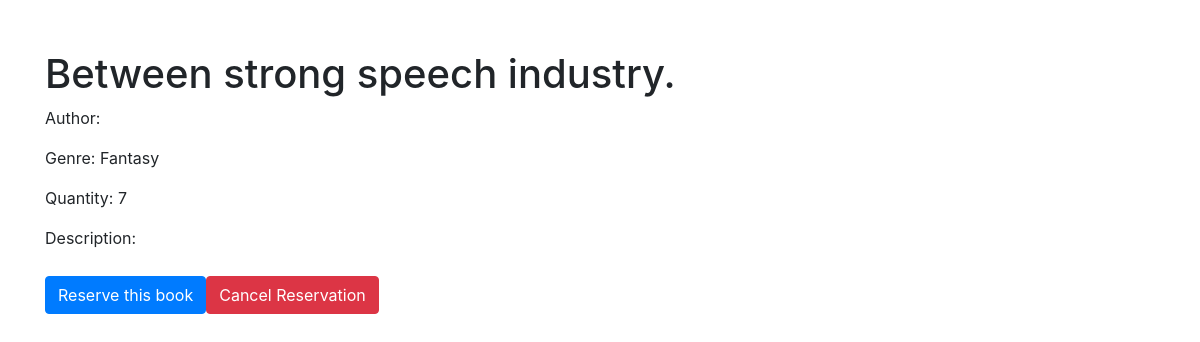
Page /users/book/1001/ (signed in) on the earlier database version.
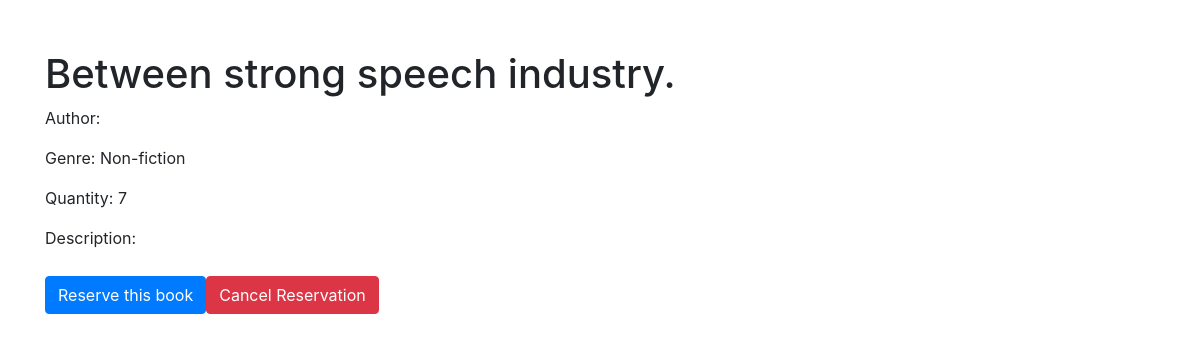
Same page on the later database version.
### library/models.py (models this page shows, shortened)
class Book(models.Model):
    title = models.CharField(max_length=200)
    authors = models.ManyToManyField(Author)
    genre = models.ForeignKey(Genre, on_delete=models.CASCADE)
    pub_date = models.DateField('Publication date')
    quantity = models.IntegerField(default=1)

class Genre(models.Model):
    name = models.CharField(max_length=200)
    def __str__(self):
        return self.name

### users/views.py (the view, shortened to what this page needs)
# urls.py: path('book/<int:pk>/', book_detail, name='book-detail'),
@login_required
def book_detail(request, pk):
    book = get_object_or_404(Book, pk=pk)
    reservations = Reservation.objects.filter(user=request.user, book=book)
    available = book.quantity > 0
    remaining_time = None
    if reservations.exists():
        reservation = reservations.first()
        if not reservation.is_expired():
            remaining_time = timezone.timedelta(hours=24) - (timezone.now() - reservation.reserved_at)
    return render(request, 'users/book_detail.html', {
        'book': book,
        'reservations': reservations,
        'available': available,
        'remaining_time': remaining_time
    })

### users/templates/users/book_detail.html (shortened to what this page needs)
<!DOCTYPE html>
<html>
<head>
    <link href="https://stackpath.bootstrapcdn.com/bootstrap/4.3.1/css/bootstrap.min.css" rel="stylesheet">
</head>
<body>
<div class="container">
    <h1>{{ book.title }}</h1>
    <p>Author: {{ book.author }}</p>
    <p>Genre: {{ book.genre }}</p>
    <p>Quantity: {{ book.quantity }}</p>
    <p>Description: {{ book.description }}</p>
    <div class="btn-group">
        <form method="post" action="{% url 'users:book-detail' book.pk %}">
            <button type="submit" class="btn btn-primary">Reserve this book</button>
        </form>
        <form method="post" action="{% url 'users:book-detail' book.pk %}">
            <button type="submit" class="btn btn-danger">Cancel Reservation</button>
        </form>
    </div>
</div>
</body>
</html>

### users/templates/users/book_detail.html (style rules this page uses)
.container { margin-top: 50px; }
.btn-group { margin-top: 10px; }

Differences in the rows shown:
changed Book "Between strong speech industry.": genre "Fantasy" → "Non-fiction"
